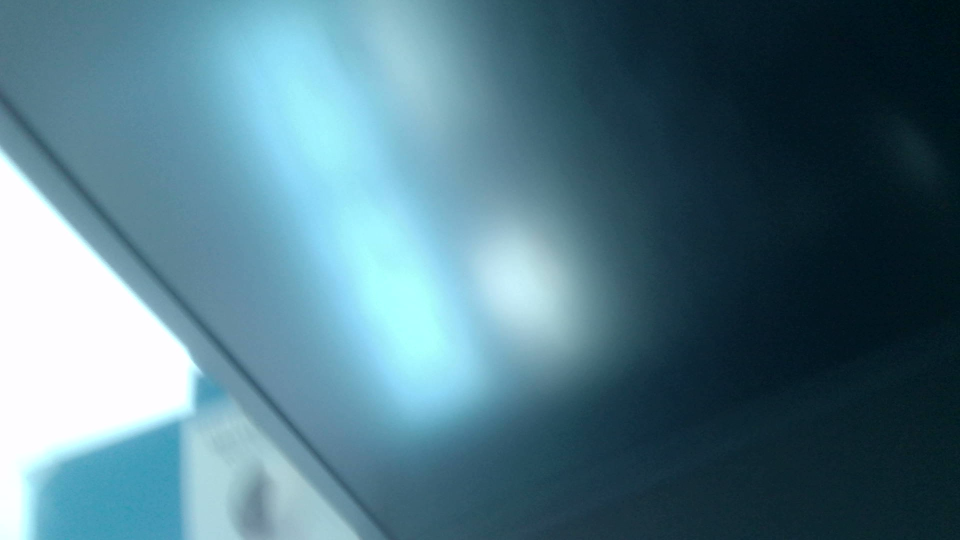
#> input picture ImageResize/captured_image.png, 1920 x 1080 px (shown at 1/2 size)
$ python test.py
#> lines starting #> are read from the running program, lines starting #| are printed output that depends on the picture
from PIL import Image
import base64, time
start_time = time.time()
img = Image.open("captured_image.png")
#> img is the input picture: PIL image 1920x1080 RGB; mean R, G, B 81.9, 119.3, 133.2

# 원하는 크기로 조절 (예: 가로 800px, 세로 자동 비율)
new_width = 1280
w_percent = new_width / float(img.size[0])
#> w_percent = 0.667
new_height = int((float(img.size[1]) * float(w_percent)))
#> new_height = 720
img_resized = img.resize((new_width, new_height), Image.LANCZOS)
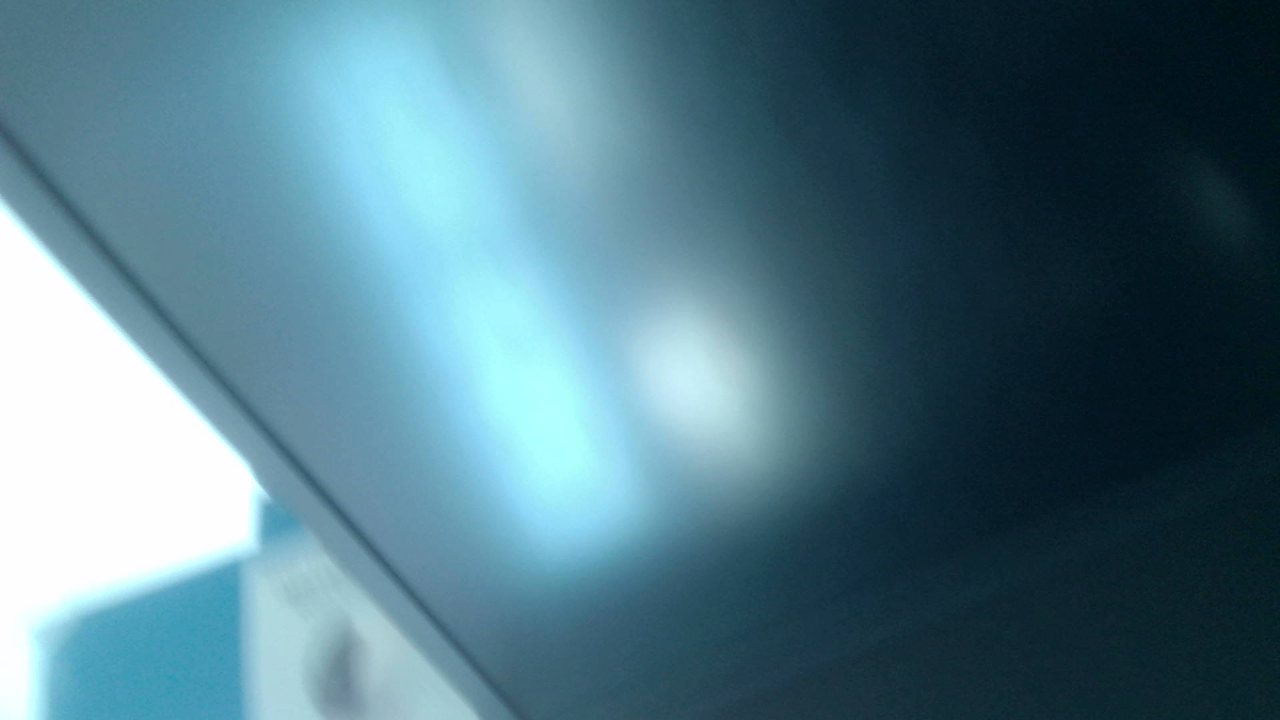
#> img_resized: PIL image 1280x720 RGB; mean R, G, B 81.9, 119.3, 133.2

# 저장
img_resized.save("output.webp", format="WEBP", quality=80)

# WebP 파일 읽기 (바이너리 모드)
with open("output.webp", "rb") as image_file:
    encoded_bytes = base64.b64encode(image_file.read())
